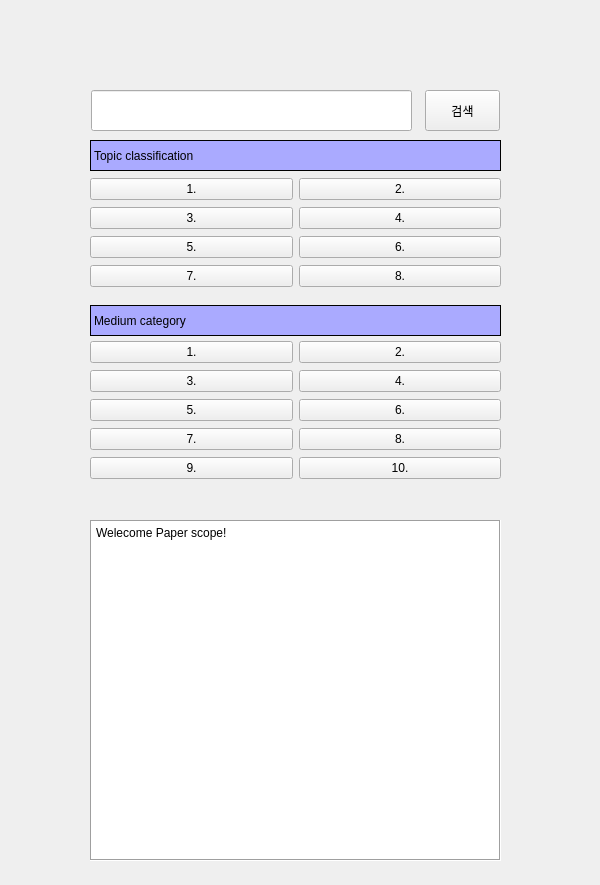
<?xml version="1.0" encoding="UTF-8"?>
<ui version="4.0">
 <class>Form</class>
 <widget class="QWidget" name="Form">
  <property name="geometry">
   <rect>
    <x>0</x>
    <y>0</y>
    <width>600</width>
    <height>885</height>
   </rect>
  </property>
  <property name="windowTitle">
   <string>Form</string>
  </property>
  <widget class="QLabel" name="label">
   <property name="geometry">
    <rect>
     <x>257</x>
     <y>12</y>
     <width>61</width>
     <height>61</height>
    </rect>
   </property>
   <property name="sizePolicy">
    <sizepolicy hsizetype="Preferred" vsizetype="Preferred">
     <horstretch>0</horstretch>
     <verstretch>0</verstretch>
    </sizepolicy>
   </property>
   <property name="sizeIncrement">
    <size>
     <width>0</width>
     <height>200</height>
    </size>
   </property>
   <property name="baseSize">
    <size>
     <width>0</width>
     <height>150</height>
    </size>
   </property>
   <property name="text">
    <string/>
   </property>
   <property name="pixmap">
    <pixmap>:/icon/writing_agenda_document_pencil_paper_notes_icon_262803 (1).png</pixmap>
   </property>
   <property name="scaledContents">
    <bool>true</bool>
   </property>
   <property name="alignment">
    <set>Qt::AlignCenter</set>
   </property>
   <property name="margin">
    <number>4</number>
   </property>
  </widget>
  <widget class="QTextEdit" name="textEdit">
   <property name="geometry">
    <rect>
     <x>90</x>
     <y>520</y>
     <width>411</width>
     <height>341</height>
    </rect>
   </property>
   <property name="frameShape">
    <enum>QFrame::Box</enum>
   </property>
   <property name="html">
    <string>&lt;!DOCTYPE HTML PUBLIC &quot;-//W3C//DTD HTML 4.0//EN&quot; &quot;http://www.w3.org/TR/REC-html40/strict.dtd&quot;&gt;
&lt;html&gt;&lt;head&gt;&lt;meta name=&quot;qrichtext&quot; content=&quot;1&quot; /&gt;&lt;style type=&quot;text/css&quot;&gt;
p, li { white-space: pre-wrap; }
&lt;/style&gt;&lt;/head&gt;&lt;body style=&quot; font-family:'Gulim'; font-size:9pt; font-weight:400; font-style:normal;&quot;&gt;
&lt;p style=&quot; margin-top:0px; margin-bottom:0px; margin-left:0px; margin-right:0px; -qt-block-indent:0; text-indent:0px;&quot;&gt;Welecome Paper scope! &lt;/p&gt;&lt;/body&gt;&lt;/html&gt;</string>
   </property>
  </widget>
  <widget class="QLabel" name="TC">
   <property name="geometry">
    <rect>
     <x>90</x>
     <y>140</y>
     <width>411</width>
     <height>31</height>
    </rect>
   </property>
   <property name="styleSheet">
    <string notr="true">background-color: rgb(170, 170, 255)</string>
   </property>
   <property name="frameShape">
    <enum>QFrame::Box</enum>
   </property>
   <property name="text">
    <string>Topic classification</string>
   </property>
  </widget>
  <widget class="QWidget" name="">
   <property name="geometry">
    <rect>
     <x>90</x>
     <y>177</y>
     <width>411</width>
     <height>112</height>
    </rect>
   </property>
   <layout class="QGridLayout" name="gridLayout_10">
    <item row="1" column="1">
     <widget class="QPushButton" name="pushButton_04">
      <property name="text">
       <string>4.</string>
      </property>
     </widget>
    </item>
    <item row="2" column="1">
     <widget class="QPushButton" name="pushButton_06">
      <property name="text">
       <string>6.</string>
      </property>
     </widget>
    </item>
    <item row="0" column="0">
     <widget class="QPushButton" name="pushButton_01">
      <property name="text">
       <string>1.</string>
      </property>
     </widget>
    </item>
    <item row="3" column="1">
     <widget class="QPushButton" name="pushButton_08">
      <property name="text">
       <string>8.</string>
      </property>
     </widget>
    </item>
    <item row="2" column="0">
     <widget class="QPushButton" name="pushButton_05">
      <property name="text">
       <string>5.</string>
      </property>
     </widget>
    </item>
    <item row="3" column="0">
     <widget class="QPushButton" name="pushButton_07">
      <property name="text">
       <string>7.</string>
      </property>
     </widget>
    </item>
    <item row="0" column="1">
     <widget class="QPushButton" name="pushButton_02">
      <property name="text">
       <string>2.</string>
      </property>
     </widget>
    </item>
    <item row="1" column="0">
     <widget class="QPushButton" name="pushButton_03">
      <property name="text">
       <string>3.</string>
      </property>
     </widget>
    </item>
   </layout>
  </widget>
  <widget class="QLabel" name="MC">
   <property name="geometry">
    <rect>
     <x>90</x>
     <y>305</y>
     <width>411</width>
     <height>31</height>
    </rect>
   </property>
   <property name="styleSheet">
    <string notr="true">background-color: rgb(170, 170, 255)</string>
   </property>
   <property name="frameShape">
    <enum>QFrame::Box</enum>
   </property>
   <property name="text">
    <string>Medium category</string>
   </property>
  </widget>
  <widget class="QWidget" name="">
   <property name="geometry">
    <rect>
     <x>90</x>
     <y>340</y>
     <width>411</width>
     <height>141</height>
    </rect>
   </property>
   <layout class="QGridLayout" name="gridLayout_2">
    <item row="0" column="0">
     <widget class="QPushButton" name="pushButton_nature_01">
      <property name="text">
       <string>1.</string>
      </property>
     </widget>
    </item>
    <item row="4" column="1">
     <widget class="QPushButton" name="pushButton_nature_10">
      <property name="text">
       <string>10.</string>
      </property>
     </widget>
    </item>
    <item row="0" column="1">
     <widget class="QPushButton" name="pushButton_nature_02">
      <property name="text">
       <string>2.</string>
      </property>
     </widget>
    </item>
    <item row="1" column="0">
     <widget class="QPushButton" name="pushButton_nature_03">
      <property name="text">
       <string>3.</string>
      </property>
     </widget>
    </item>
    <item row="1" column="1">
     <widget class="QPushButton" name="pushButton_nature_04">
      <property name="text">
       <string>4.</string>
      </property>
     </widget>
    </item>
    <item row="2" column="0">
     <widget class="QPushButton" name="pushButton_nature_05">
      <property name="text">
       <string>5.</string>
      </property>
     </widget>
    </item>
    <item row="3" column="1">
     <widget class="QPushButton" name="pushButton_nature_08">
      <property name="text">
       <string>8.</string>
      </property>
     </widget>
    </item>
    <item row="3" column="0">
     <widget class="QPushButton" name="pushButton_nature_07">
      <property name="text">
       <string>7.</string>
      </property>
     </widget>
    </item>
    <item row="2" column="1">
     <widget class="QPushButton" name="pushButton_nature_06">
      <property name="text">
       <string>6.</string>
      </property>
     </widget>
    </item>
    <item row="4" column="0">
     <widget class="QPushButton" name="pushButton_nature_09">
      <property name="text">
       <string>9.</string>
      </property>
     </widget>
    </item>
   </layout>
  </widget>
  <widget class="QPushButton" name="Search">
   <property name="geometry">
    <rect>
     <x>425</x>
     <y>90</y>
     <width>75</width>
     <height>41</height>
    </rect>
   </property>
   <property name="sizePolicy">
    <sizepolicy hsizetype="Minimum" vsizetype="Fixed">
     <horstretch>0</horstretch>
     <verstretch>0</verstretch>
    </sizepolicy>
   </property>
   <property name="sizeIncrement">
    <size>
     <width>0</width>
     <height>200</height>
    </size>
   </property>
   <property name="baseSize">
    <size>
     <width>0</width>
     <height>150</height>
    </size>
   </property>
   <property name="text">
    <string>검색</string>
   </property>
   <property name="iconSize">
    <size>
     <width>50</width>
     <height>50</height>
    </size>
   </property>
  </widget>
  <widget class="QLineEdit" name="lineEdit">
   <property name="enabled">
    <bool>true</bool>
   </property>
   <property name="geometry">
    <rect>
     <x>91</x>
     <y>90</y>
     <width>321</width>
     <height>41</height>
    </rect>
   </property>
   <property name="sizePolicy">
    <sizepolicy hsizetype="Expanding" vsizetype="Fixed">
     <horstretch>0</horstretch>
     <verstretch>0</verstretch>
    </sizepolicy>
   </property>
   <property name="sizeIncrement">
    <size>
     <width>0</width>
     <height>200</height>
    </size>
   </property>
   <property name="baseSize">
    <size>
     <width>0</width>
     <height>150</height>
    </size>
   </property>
  </widget>
 </widget>
 <resources>
  <include location="icon/icon.qrc"/>
 </resources>
 <connections/>
</ui>
